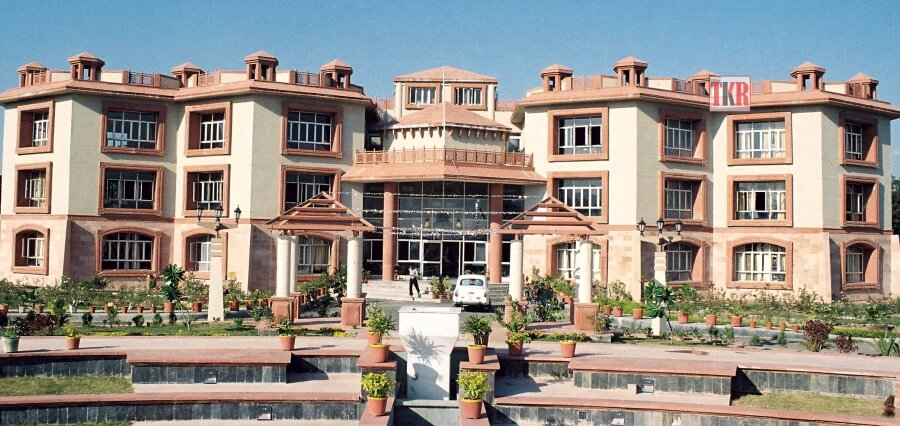
#> input picture Dev-S.jpg, 900 x 426 px
$ jupyter execute --allow-errors image-processing.ipynb   (older library calls are emulated)
#> lines starting #> are read from the running program, lines starting #| are printed output that depends on the picture; after the words box and inside, x2 and y2 are one past the last pixel; in counts of white or black regions, pixels touching at a corner belong together
[cell 1]
import numpy as np
import matplotlib.pyplot as plt
import cv2

[cell 2]
image = cv2.imread("./Dev-S.jpg")
#> image is the input picture: shape (426, 900, 3); mean B, G, R 136, 142.6, 148.9

[cell 3]
#blur functions
# averaging done by convolving the image with a normalized box filter this takes the pixels under the box and replaces the central  element
blur = cv2.blur(image,(3,3))
cv2.imshow('averaging',image)
cv2.waitKey(0)
#gaussian blurring
gaussian = cv2.GaussianBlur(image,(3,3),0)
cv2.imshow('gaussian',image)
cv2.waitKey(0)
#median blurringtakes median of all pixelunder the kernel area and central
median = cv2.medianBlur(image,5)
cv2.imshow('median',image)
cv2.waitKey(0)
#bilateral blurring is a very effective noise removal while keeping edges sharp
bilateral = cv2.bilateralFilter(image,10,35,35)
cv2.imshow('bilateral',image)
cv2.waitKey(0)
cv2.destroyAllWindows()

[cell 4]
dst = cv2.fastNlMeansDenoisingColored(image,None,6,6,7,21)
cv2.imshow('dst',dst)
cv2.waitKey(0)
cv2.destroyAllWindows()

[cell 5]
# sharpening
# Sharpening is the opposite of blurring it strengthens edges in an image  .
# our kernel matrix sums to one so there is no need to normaliize (ie: multiply by factor to retain the same brightness of the original)
kernel = np.array([[-1,-1,-1],[-1,9,-1],[-1,-1,-1]])
sharpened = cv2.filter2D(image ,-1,kernel)
cv2.imshow('sharpened',sharpened)
cv2.waitKey(0)
cv2.destroyAllWindows()

[cell 6]
# thresholding
# Thresholding is act of converting an image to a binary form .
# you need to be convert to grayscale before use threshold
# cv2.THRESH_BINARY
image_gray = cv2.imread("./Dev-S.jpg",0)
#> image_gray: shape (426, 900); min 0, max 255, mean 143.8

ret, thresh1 = cv2.threshold(image_gray, 127,255, cv2.THRESH_BINARY)
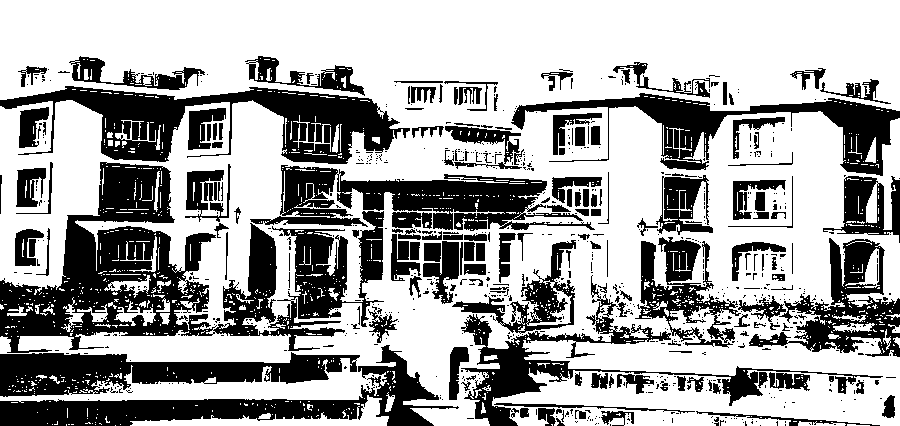
#> thresh1: shape (426, 900); 64.8% white; 760 black regions (591 under 20 px), largest, box (x1, y1, x2, y2) and area: (0, 162, 384, 353) 27883, (0, 86, 410, 164) 13032, (0, 345, 459, 426) 10380
cv2.imshow('thresh1',thresh1)
# cv2.THRESH_BINARY_INV
ret, thresh2 = cv2.threshold(image_gray, 127,255, cv2.THRESH_BINARY_INV)
cv2.imshow('thresh2',thresh2)
# cv2.THRESH_TRUNC
ret, thresh3 = cv2.threshold(image_gray, 127,255, cv2.THRESH_TRUNC)
cv2.imshow('thresh3',thresh3)
# cv2.THRESH_TOZERO
ret, thresh4 = cv2.threshold(image_gray, 127,255, cv2.THRESH_TOZERO)
cv2.imshow('thresh4',thresh4)
# cv2.THRESH_TOZERO_INV
ret, thresh5 = cv2.threshold(image_gray, 127,255, cv2.THRESH_TOZERO_INV)
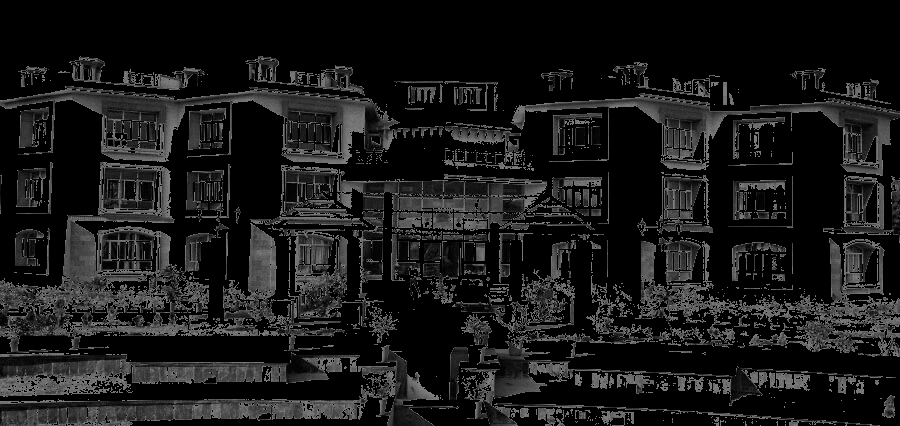
#> thresh5: shape (426, 900); min 0, max 127, mean 25
cv2.imshow('thresh5',thresh5)
cv2.waitKey(0)
cv2.destroyAllWindows()

[cell 7]
#adaptive threshold
image_blur = cv2.GaussianBlur(image,(3,3),0)
#> (the rest of this cell did not finish here and is left out)

[cell 8]
# erosion and dilation
kernel = np.ones((5,5),np.uint8)
erosion = cv2.erode(image,kernel,iterations = 1)
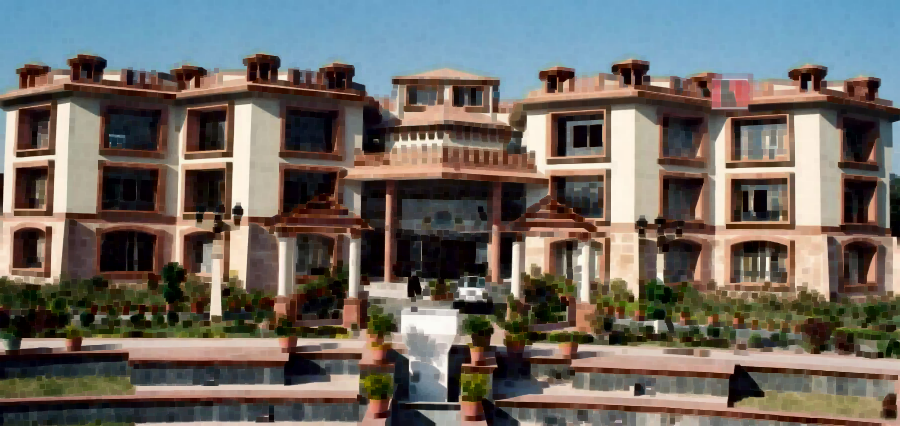
#> erosion: shape (426, 900, 3); mean B, G, R 99.4, 105.4, 110.4
dilation = cv2.dilate(image,kernel,iterations = 1)
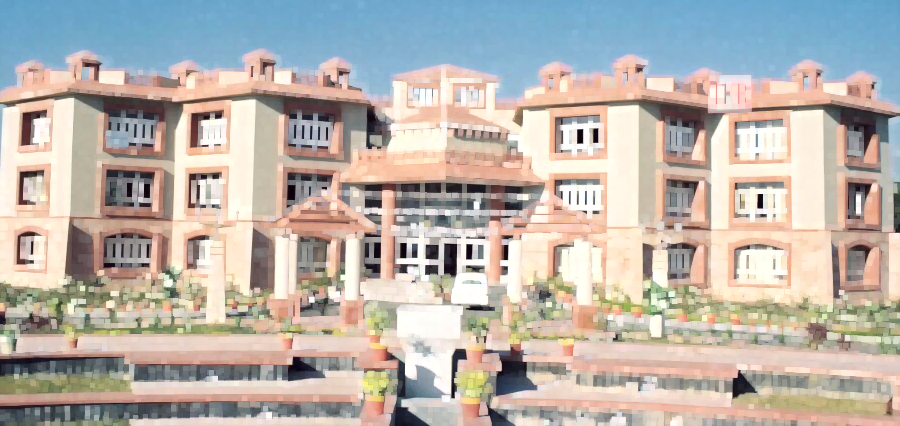
#> dilation: shape (426, 900, 3); mean B, G, R 172.4, 179.3, 186.1
cv2.imshow('erosion',erosion)
cv2.imshow('dilation',dilation)
cv2.waitKey(0)
cv2.destroyAllWindows()

[cell 9]
#edge detection
sobel_x = cv2.Sobel(image,cv2.CV_64F,0,1,ksize=5)
sobel_y = cv2.Sobel(image,cv2.CV_64F,1,0,ksize=5)

cv2.imshow('sobel_x',sobel_x)
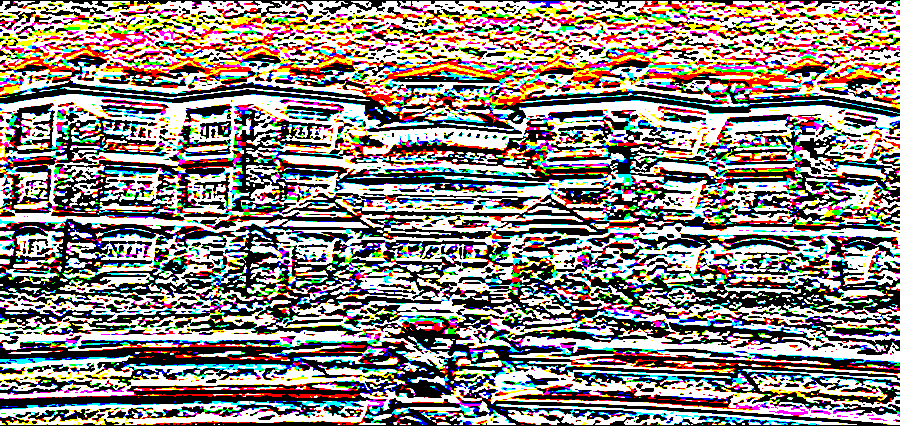
#> window 'sobel_x': shape (426, 900, 3); mean B, G, R 126.9, 132.4, 140.7
cv2.imshow('sobel_y',sobel_y)
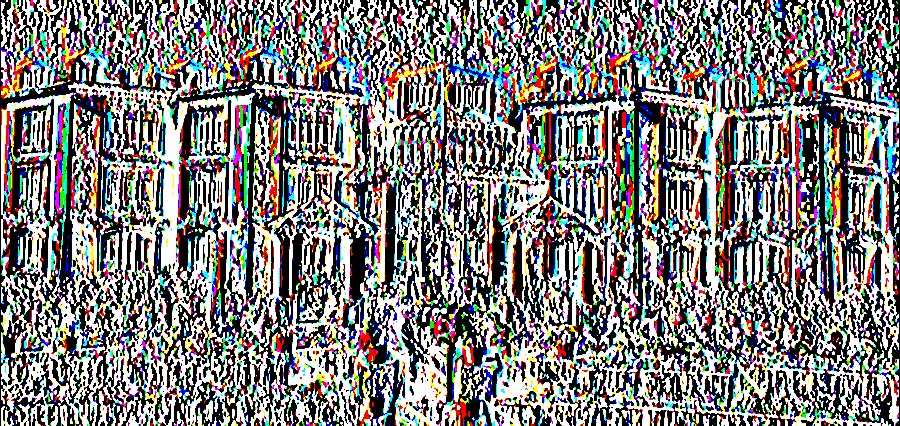
#> window 'sobel_y': shape (426, 900, 3); mean B, G, R 125.7, 126.5, 128.8
cv2.waitKey(0)
sobel_or = cv2.bitwise_or(sobel_x,sobel_y)
#> sobel_or: shape (426, 900, 3) float64; 0.69% of the values are NaN or infinite; the others: min -131064, max 131056, mean -14750.1
cv2.imshow('sobel_or',sobel_or)
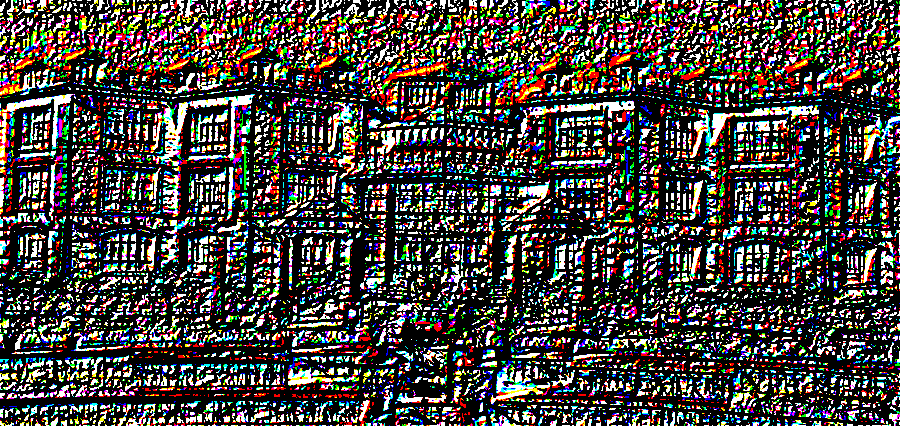
#> window 'sobel_or': shape (426, 900, 3); mean B, G, R 64.3, 67.9, 72.8
cv2.waitKey(0)

laplacian = cv2.Laplacian(image,cv2.CV_64F)
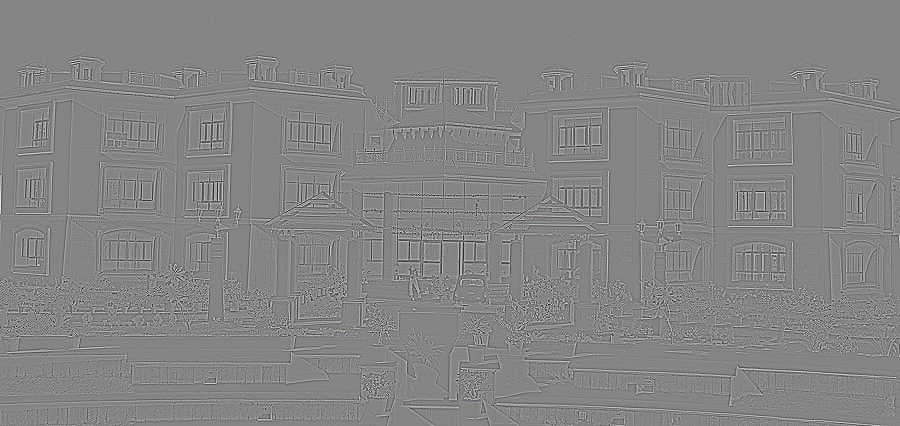
#> laplacian: shape (426, 900, 3) float64; mean B, G, R 0, 0, 0; drawn with min black and max white
cv2.imshow('laplacian',laplacian)
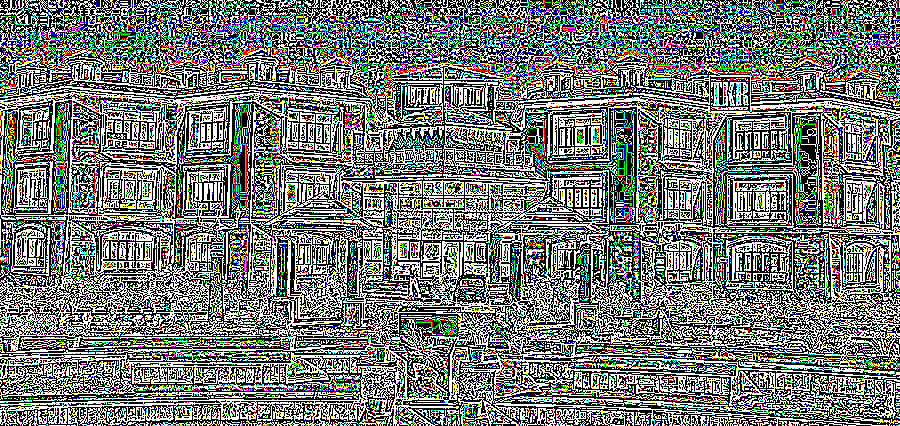
#> window 'laplacian': shape (426, 900, 3); mean B, G, R 120.3, 120.7, 120.4
cv2.waitKey(0)

canny = cv2.Canny(image,100,200)
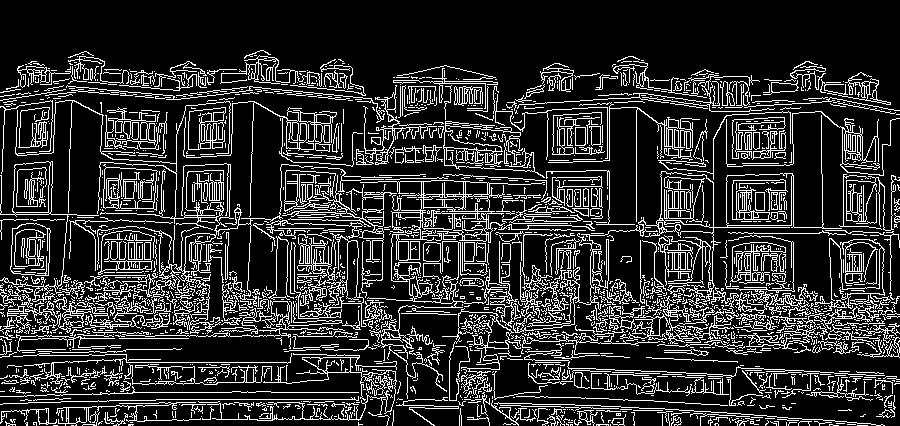
#> canny: shape (426, 900); 18.1% white in thin lines or dots, all inside (x1, y1, x2, y2) = (0, 50, 900, 426)
cv2.imshow('canny',canny)
cv2.waitKey(0)
cv2.destroyAllWindows()
